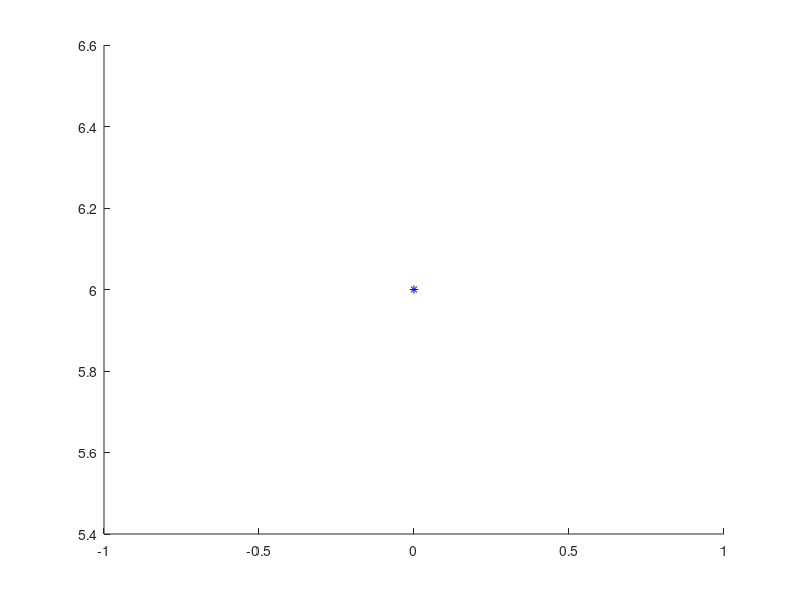

The MATLAB script that drew this image: (Note: this script raises an error after producing the figure.)
function [] = measure_simul_rank(varargin)
    tic 
    filepath = fileparts(mfilename('fullpath'));
    addpath(genpath([filepath, '/../utils']));
    % addpath([filepath, '/util.m']);
    
    rng(24);
    
    %% period boundary
    ip = inputParser;
    ip.addParameter('cir', 2);
    ip.addParameter('wid', 2);
    ip.addParameter('plotting', 1);
    ip.addParameter('boundary', 'open');
    ip.addParameter('T', 10);
    
    ip.parse(varargin{:});
    pars = ip.Results;
    
    cir = pars.cir;
    wid = pars.wid;
    plotting = pars.plotting;
    boundary = pars.boundary;
    
    %%
    Ns = cir*wid*2;
    
    tableau = zeros(Ns+1, Ns*2);
    stab_size = 0; % stablizer size
    
    T = pars.T;
    
    if plotting
        figure
        hold on
        plot(0, Ns - 2*strcmp(boundary, 'open') - stab_size, '*', 'Color', 'b');
        pause(0.01);        
    end
    
    for step = 1:T
        for idx = 1:cir*wid
            [y, x] = homod(idx, wid);
            [tableau, stab_size, bond] = measure_rank(x, y, tableau, stab_size, pars);
            % [tableau, stab_size, bond] = measure_destab(x, y, tableau, stab_size, pars);
            dbstop = 1;
        end

        % Printing
        fprintf('step=%d, r=%d\n', step, stab_size)
        Util.render_table(tableau, stab_size, cir, wid);
        if ~Util.pair_commute(tableau, stab_size, cir, wid)
            error('not commute')
        end
        disp(' ')

        % Plotting
        if plotting
            plot(step, Ns - 2*strcmp(boundary, 'open') - stab_size, '*', 'Color', 'b');
            pause(0.01);
        end
    end
    
    disp(['r=', num2str(stab_size), ' total spin:', num2str(Ns - 2*strcmp(boundary, 'open'))])

end


function [tab, stab_size, bond] = measure_rank(x, y, tab, stab_size, pars)
    cir = pars.cir;
    wid = pars.wid;
    Ns = cir*wid*2;

    [row, bond] = generate_bond(x, y, pars);

    if isempty(bond)
        return
    end
    
    % Find the first anti-commuting row
    phase = 0;
    idx = 1;
    while idx <= stab_size
        phase = Util.symplectic_inner_product(row, tab(idx, :), Ns);
        if phase  == 1
            break
        end
        idx = idx + 1;
    end
    
    if phase == 1
        % Swap it with the new Pauli
        row_discard = tab(idx, :);
        tab(idx, :) = row;
        idx = idx + 1;
        % Modify the rest anti-commuting rows
        while idx <= stab_size
           phase = Util.symplectic_inner_product(row, tab(idx, :), Ns);
           if phase == 1
               tab(idx, :) = Util.pauli_product(row_discard, tab(idx, :));
           end
           idx = idx + 1;
        end
    else
        % New stablizer is added if row is independent from existing ones
        tab(stab_size+1, :) = row;
        tab_galois = gf(tab(1: stab_size+1, :), 1, 2);
        if rank(tab_galois) == stab_size + 1
            stab_size = stab_size + 1;
        end
    end
end
